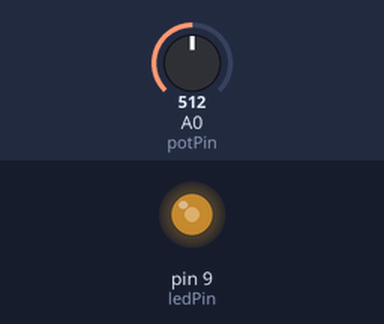
Simulated run of this sketch. Board: Arduino Uno, built with avr-gcc and run on an emulated ATmega328P. Shown: output pins drawn as LEDs (lit = HIGH). The test bench sets the inputs (shaded band); at power-on: A0 (potPin) = 512.

Above: at 1.2 s.
1.3 s: A0 (potPin) set to 716
At 2.4 s:
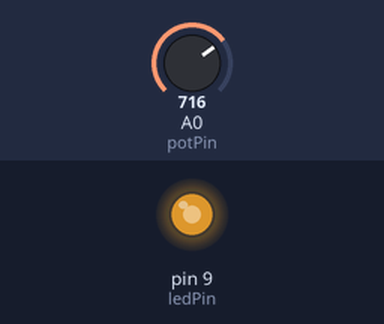
2.8 s: A0 (potPin) set to 900
At 3.6 s:
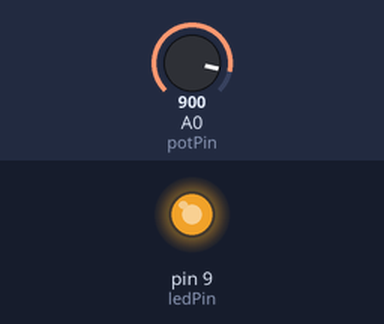
4.3 s: A0 (potPin) set to 122
At 4.8 s:
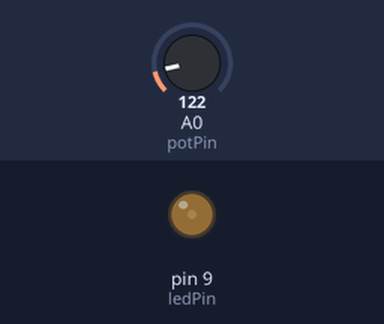
5.8 s: A0 (potPin) set to 0
At 6.1 s:
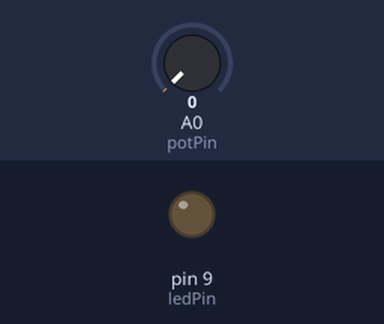
7.3 s: A0 (potPin) set to 511
At 8.5 s:
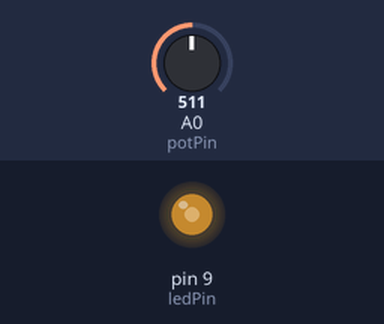
Timing chart, 0 to 9.8 s (numbered marks = the images above; inputs shaded):
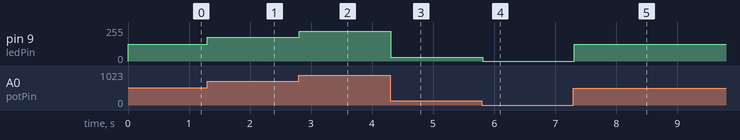

Measured:
- after the input at 1.3 s, pin 9 (ledPin): 127/255 → 178/255 at once
- after the input at 2.8 s, pin 9 (ledPin): 178/255 → 224/255 at once
- after the input at 4.3 s, pin 9 (ledPin): 224/255 → 30/255 at once
- after the input at 5.8 s, pin 9 (ledPin): 30/255 → 0/255 at once
- after the input at 7.3 s, pin 9 (ledPin): 0/255 → 127/255 at once

The sketch:

_arduino-tutorial__Potentiometer.ino
```cpp
/* Learn how to use a potentiometer to fade an LED with Arduino - Tutorial
   More info and circuit schematic: http://www.ardumotive.com/arduino-tutorials/arduino-fade-led
   Dev: Michalis Vasilakis / Date: 25/10/2014                                                   */


//Constants:
const int ledPin = 9;  //pin 9 has PWM funtion
const int potPin = A0; //pin A0 to read analog input

//Variables:
int value; //save analog value


void setup(){
  //Input or output?
  pinMode(ledPin, OUTPUT);
  pinMode(potPin, INPUT); //Optional

}

void loop(){

  value = analogRead(potPin);          //Read and save analog value from potentiometer
  value = map(value, 0, 1023, 0, 255); //Map value 0-1023 to 0-255 (PWM)
  analogWrite(ledPin, value);          //Send PWM value to led
  delay(100);                          //Small delay

}


                           
```
